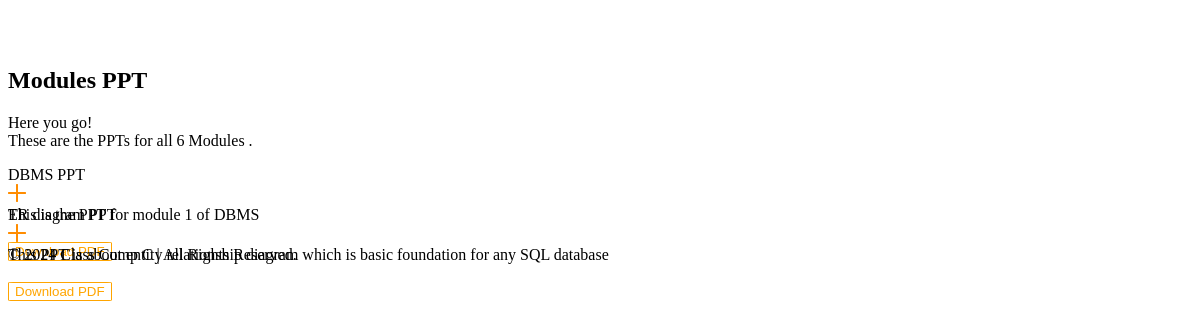
The page /ppt/ on the database as committed earlier.
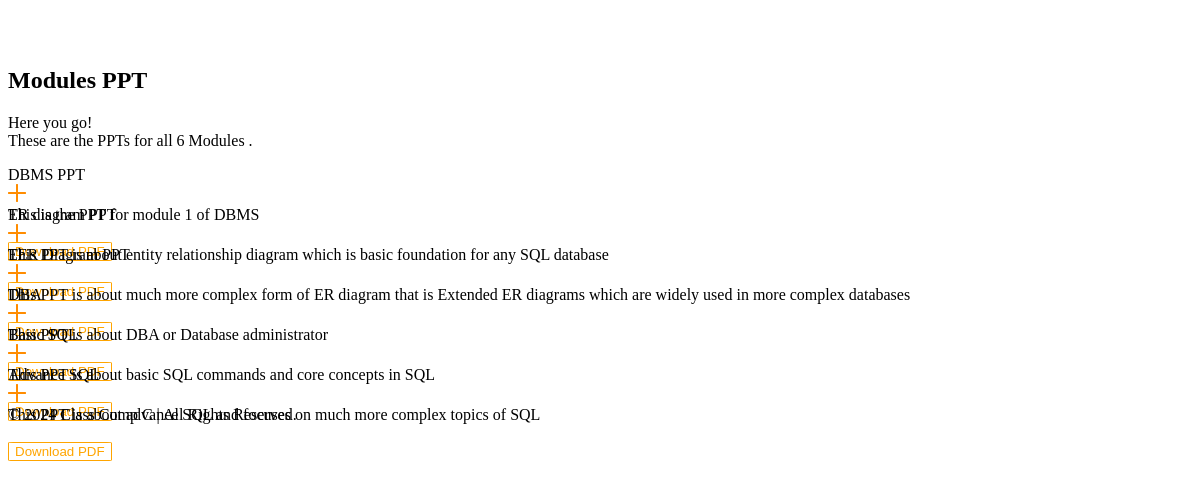
The same page on the database as committed later.
### files/models.py (models this page shows)
class Filepdf(models.Model):
    id = models.AutoField
    title = models.CharField(max_length=150,default = "")
    file = models.FileField(upload_to='filePDF/',default = "")
    disc = models.CharField(max_length=600,default = "")
    category = models.CharField(max_length=100,default="")
    uploaded_at = models.DateTimeField(auto_now_add=True)
    def __str__(self):
        return self.title

### files/views.py (the view)
# urls.py: path("ppt/",views.PPT,name="ppt"),
def PPT(request):
    files = Filepdf.objects.all()
    print(files[14::])
    context = {
        'files' : files[14::]
    }
    return render(request, './ppt.html',context)

### templates/ppt.html (shortened to what this page needs)
{% extends 'Basic.html' %}
{% block section %}
<div class="padding-global">
    <div class="w-layout-blockcontainer container w-container">
        <div class="padding-section-large">
            <div class="faqs-title-wrapper">
                <h2 class="heading-style-h1"> Modules PPT </h2>
                <p class="text-size-regular">Here you go!<br>These are the PPTs for all 6 Modules .</p>
            </div>
            <div class="faqs-wrapper w-dyn-list">
                <div role="list" class="faqs-list w-dyn-items">
                    {% for file in files %}
                    <div data-w-id="c41f9944-c21d-d954-2be3-f72a8040b6ef" role="listitem"
                        class="faqs-item w-dyn-item">
                        <div class="faqs-top">
                            <div class="faqs-question">{{file.title}}</div>
                            <div style="color:#FF8C00" class="faqs-icon w-embed"></div>
                        </div>
                        <div style="height:0px" class="faqs-bottom">
                            <div class="faqs-bottom-inner">
                                <div class="text-rich-text w-richtext">
                                    {{file.disc}}<br><br>
                                    <a href="{% url 'download_file' file.id %}"><button>Download PDF</button></a>
                                </div>
                            </div>
                        </div>
                    </div>
                    {% endfor %}
                </div>
            </div>
        </div>
    </div>
</div>
{% endblock %}

### templates/Basic.html (shortened to what this page needs)
<!DOCTYPE html>
<html data-wf-domain="" data-wf-page="665f27834e206c9660b3a633" data-wf-site="665f27834e206c9660b3a626" lang="en">
<head>
    <link href="https://cdn.prod.website-files.com/665f27834e206c9660b3a626/css/north-website.webflow.29ac860a1.min.css" rel="stylesheet" type="text/css" />
    <link rel="stylesheet" href="https://cdn.jsdelivr.net/npm/swiper@11/swiper-bundle.min.css" />
</head>
<body>
    <div class="page-wrapper">
        <div class="main-wrapper">
            <nav class="navbar-component">
                <div class="navbar">
                    <div class="padding-global">
                        <div class="w-layout-blockcontainer container w-container">
                            <div class="navbar-flex-wrapper">
                                <a href="/">
                                    <h1>DBMS</h1>
                                </a>
                            </div>
                        </div>
                    </div>
                </div>
            </nav>
            <section class="section position-relative overflow-hidden">
                {% block section %} {% endblock %}
            </section>
            <section class="section">
                <div class="padding-global">
                    <div class="w-layout-blockcontainer container w-container">
                        <div class="footer-padding">
                            <div class="footer-bottom">
                                <div class="text-size-small w-embed w-script">
                                    <div>
                                        &copy;
                                        <span id="copyright-2">
                                        </span>
                                        Class Comp C | All Rights Reserved.
                                    </div>
                                </div>
                            </div>
                        </div>
                    </div>
                </div>
            </section>
        </div>
    </div>
</body>
</html>

### templates/Basic.html (style rules this page uses)
* { -webkit-font-smoothing: antialiased; -moz-osx-font-smoothing: grayscale; -o-font-smoothing: antialiased; }
.navbar-flex-wrapper a { text-decoration: none; color: white; }

### templates/ppt.html (style rules this page uses)
.text-rich-text button { border: 1px solid orange; color: orange; background-color: transparent; border-radius: 5%; transition: all 0.5s; }

Rows that differ between the two databases and show on the page:
added Filepdf: title "EER Diagram PPT", disc "This PPT is about much more complex form of ER diagram that is Extended ER diagrams which are widely used in more complex databases"
added Filepdf: title "DBA", disc "This PPT is about DBA or Database administrator"
added Filepdf: title "Basic SQL", disc "This PPT is about basic SQL commands and core concepts in SQL"
added Filepdf: title "Advance SQL", disc "This PPT is about advance SQL and focuses on much more complex topics of SQL"
